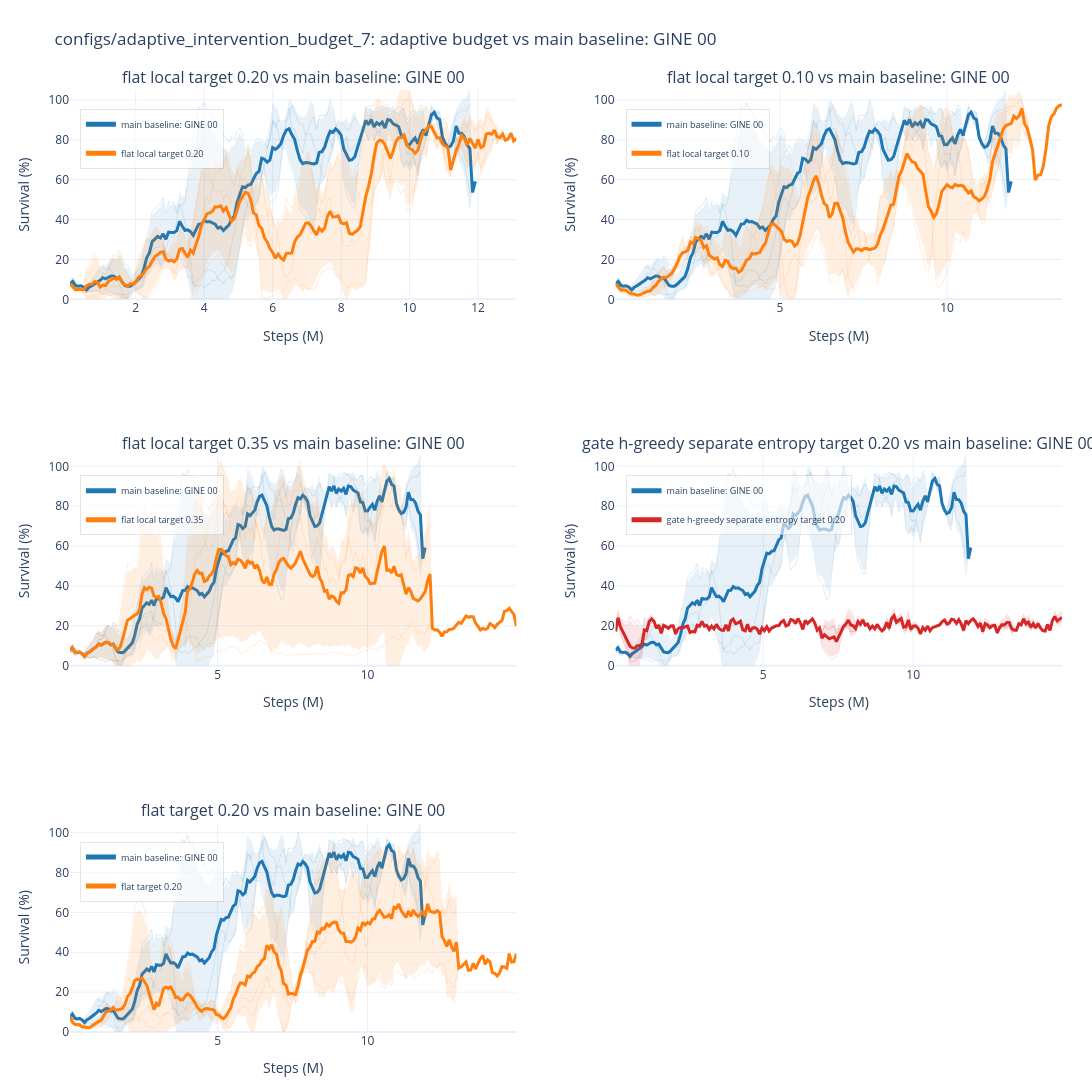

Notebook source saved alongside this figure:
### Markdown cell above
## Adaptive Intervention Budget 7

### Code cell
AIB_BASELINE_SOURCE = "gine_best2"  # options: "gine_best2", "hvg", "phase4_sparse"
aib_result = wm.plot_adaptive_intervention_budget_7_comparisons(baseline_source=AIB_BASELINE_SOURCE)
aib_result["fig"]

### Figure 1 — Plotly figure (JSON) as saved in the notebook; plotly's stock layout.template omitted (floating-point values rounded to 4 significant figures; data arrays with more than 128 entries replaced by an {"elided": "..."} marker saying what was removed)
{"data": [{"hovertemplate": "<b>best_00_shared_actor_gnn_gine_a4_concat_flat_critic_gnn_legacy_update_s0</b><br>step: %{x:.2f}M<br>smoothed value: %{y:.3f}<extra></extra>", "legend": "legend", "legendgroup": "mean_subplot1:main baseline: GINE 00", "line": {"color": "#1f77b4", "dash": "solid", "width": 1}, "mode": "lines", "name": "main baseline: GINE 00 member", "opacity": 0.14, "showlegend": false, "type": "scatter", "x": {"elided": "147 float values"}, "xaxis": "x", "y": {"elided": "147 float values"}, "yaxis": "y"}, {"hovertemplate": "<b>best_00_shared_actor_gnn_gine_a4_concat_flat_critic_gnn_legacy_update_s1</b><br>step: %{x:.2f}M<br>smoothed value: %{y:.3f}<extra></extra>", "legend": "legend", "legendgroup": "mean_subplot1:main baseline: GINE 00", "line": {"color": "#1f77b4", "dash": "solid", "width": 1}, "mode": "lines", "name": "main baseline: GINE 00 member", "opacity": 0.14, "showlegend": false, "type": "scatter", "x": {"elided": "130 float values"}, "xaxis": "x", "y": {"elided": "130 float values"}, "yaxis": "y"}, {"hovertemplate": "<b>best_00_shared_actor_gnn_gine_a4_concat_flat_critic_gnn_legacy_update_s2</b><br>step: %{x:.2f}M<br>smoothed value: %{y:.3f}<extra></extra>", "legend": "legend", "legendgroup": "mean_subplot1:main baseline: GINE 00", "line": {"color": "#1f77b4", "dash": "solid", "width": 1}, "mode": "lines", "name": "main baseline: GINE 00 member", "opacity": 0.14, "showlegend": false, "type": "scatter", "x": {"elided": "149 float values"}, "xaxis": "x", "y": {"elided": "149 float values"}, "yaxis": "y"}, {"fill": "toself", "fillcolor": "rgba(31,119,180,0.1)", "hoverinfo": "skip", "legend": "legend", "legendgroup": "mean_subplot1:main baseline: GINE 00", "line": {"color": "rgba(0,0,0,0)", "width": 0}, "mode": "lines", "name": "main baseline: GINE 00 std", "showlegend": false, "type": "scatter", "x": {"elided": "298 float values"}, "xaxis": "x", "y": {"elided": "298 float values"}, "yaxis": "y"}, {"customdata": {"elided": "149 int values"}, "hovertemplate": "<b>main baseline: GINE 00</b><br>metric: test/charts/episodic_survival<br>runs at step: %{customdata}<br>step: %{x:.2f}M<br>mean of smoothed seeds: %{y:.3f}<extra></extra>", "legend": "legend", "legendgroup": "mean_subplot1:main baseline: GINE 00", "line": {"color": "#1f77b4", "dash": "solid", "width": 3}, "mode": "lines", "name": "main baseline: GINE 00", "opacity": 1, "showlegend": true, "type": "scatter", "x": {"elided": "149 float values"}, "xaxis": "x", "y": {"elided": "149 float values"}, "yaxis": "y"}, {"hovertemplate": "<b>aib_00_flat_local_t020_s0 </b><br>step: %{x:.2f}M<br>smoothed value: %{y:.3f}<extra></extra>", "legend": "legend", "legendgroup": "mean_subplot1:flat local target 0.20", "line": {"color": "#ff7f0e", "dash": "solid", "width": 1}, "mode": "lines", "name": "flat local target 0.20 member", "opacity": 0.14, "showlegend": false, "type": "scatter", "x": {"elided": "139 float values"}, "xaxis": "x", "y": {"elided": "139 float values"}, "yaxis": "y"}, {"hovertemplate": "<b>aib_00_flat_local_t020_s1</b><br>step: %{x:.2f}M<br>smoothed value: %{y:.3f}<extra></extra>", "legend": "legend", "legendgroup": "mean_subplot1:flat local target 0.20", "line": {"color": "#ff7f0e", "dash": "solid", "width": 1}, "mode": "lines", "name": "flat local target 0.20 member", "opacity": 0.14, "showlegend": false, "type": "scatter", "x": {"elided": "164 float values"}, "xaxis": "x", "y": {"elided": "164 float values"}, "yaxis": "y"}, {"hovertemplate": "<b>aib_00_flat_local_t020_s2</b><br>step: %{x:.2f}M<br>smoothed value: %{y:.3f}<extra></extra>", "legend": "legend", "legendgroup": "mean_subplot1:flat local target 0.20", "line": {"color": "#ff7f0e", "dash": "solid", "width": 1}, "mode": "lines", "name": "flat local target 0.20 member", "opacity": 0.14, "showlegend": false, "type": "scatter", "x": {"elided": "159 float values"}, "xaxis": "x", "y": {"elided": "159 float values"}, "yaxis": "y"}, {"fill": "toself", "fillcolor": "rgba(255,127,14,0.12)", "hoverinfo": "skip", "legend": "legend", "legendgroup": "mean_subplot1:flat local target 0.20", "line": {"color": "rgba(0,0,0,0)", "width": 0}, "mode": "lines", "name": "flat local target 0.20 std", "showlegend": false, "type": "scatter", "x": {"elided": "328 float values"}, "xaxis": "x", "y": {"elided": "328 float values"}, "yaxis": "y"}, {"customdata": {"elided": "164 int values"}, "hovertemplate": "<b>flat local target 0.20</b><br>metric: test/charts/episodic_survival<br>runs at step: %{customdata}<br>step: %{x:.2f}M<br>mean of smoothed seeds: %{y:.3f}<extra></extra>", "legend": "legend", "legendgroup": "mean_subplot1:flat local target 0.20", "line": {"color": "#ff7f0e", "dash": "solid", "width": 3}, "mode": "lines", "name": "flat local target 0.20", "opacity": 1, "showlegend": true, "type": "scatter", "x": {"elided": "164 float values"}, "xaxis": "x", "y": {"elided": "164 float values"}, "yaxis": "y"}, {"hovertemplate": "<b>best_00_shared_actor_gnn_gine_a4_concat_flat_critic_gnn_legacy_update_s0</b><br>step: %{x:.2f}M<br>smoothed value: %{y:.3f}<extra></extra>", "legend": "legend2", "legendgroup": "mean_subplot2:main baseline: GINE 00", "line": {"color": "#1f77b4", "dash": "solid", "width": 1}, "mode": "lines", "name": "main baseline: GINE 00 member", "opacity": 0.14, "showlegend": false, "type": "scatter", "x": {"elided": "147 float values"}, "xaxis": "x2", "y": {"elided": "147 float values"}, "yaxis": "y2"}, {"hovertemplate": "<b>best_00_shared_actor_gnn_gine_a4_concat_flat_critic_gnn_legacy_update_s1</b><br>step: %{x:.2f}M<br>smoothed value: %{y:.3f}<extra></extra>", "legend": "legend2", "legendgroup": "mean_subplot2:main baseline: GINE 00", "line": {"color": "#1f77b4", "dash": "solid", "width": 1}, "mode": "lines", "name": "main baseline: GINE 00 member", "opacity": 0.14, "showlegend": false, "type": "scatter", "x": {"elided": "130 float values"}, "xaxis": "x2", "y": {"elided": "130 float values"}, "yaxis": "y2"}, {"hovertemplate": "<b>best_00_shared_actor_gnn_gine_a4_concat_flat_critic_gnn_legacy_update_s2</b><br>step: %{x:.2f}M<br>smoothed value: %{y:.3f}<extra></extra>", "legend": "legend2", "legendgroup": "mean_subplot2:main baseline: GINE 00", "line": {"color": "#1f77b4", "dash": "solid", "width": 1}, "mode": "lines", "name": "main baseline: GINE 00 member", "opacity": 0.14, "showlegend": false, "type": "scatter", "x": {"elided": "149 float values"}, "xaxis": "x2", "y": {"elided": "149 float values"}, "yaxis": "y2"}, {"fill": "toself", "fillcolor": "rgba(31,119,180,0.1)", "hoverinfo": "skip", "legend": "legend2", "legendgroup": "mean_subplot2:main baseline: GINE 00", "line": {"color": "rgba(0,0,0,0)", "width": 0}, "mode": "lines", "name": "main baseline: GINE 00 std", "showlegend": false, "type": "scatter", "x": {"elided": "298 float values"}, "xaxis": "x2", "y": {"elided": "298 float values"}, "yaxis": "y2"}, {"customdata": {"elided": "149 int values"}, "hovertemplate": "<b>main baseline: GINE 00</b><br>metric: test/charts/episodic_survival<br>runs at step: %{customdata}<br>step: %{x:.2f}M<br>mean of smoothed seeds: %{y:.3f}<extra></extra>", "legend": "legend2", "legendgroup": "mean_subplot2:main baseline: GINE 00", "line": {"color": "#1f77b4", "dash": "solid", "width": 3}, "mode": "lines", "name": "main baseline: GINE 00", "opacity": 1, "showlegend": true, "type": "scatter", "x": {"elided": "149 float values"}, "xaxis": "x2", "y": {"elided": "149 float values"}, "yaxis": "y2"}, {"hovertemplate": "<b>aib_01_flat_local_t010_s0</b><br>step: %{x:.2f}M<br>smoothed value: %{y:.3f}<extra></extra>", "legend": "legend2", "legendgroup": "mean_subplot2:flat local target 0.10", "line": {"color": "#ff7f0e", "dash": "solid", "width": 1}, "mode": "lines", "name": "flat local target 0.10 member", "opacity": 0.14, "showlegend": false, "type": "scatter", "x": {"elided": "168 float values"}, "xaxis": "x2", "y": {"elided": "168 float values"}, "yaxis": "y2"}, {"hovertemplate": "<b>aib_01_flat_local_t010_s1</b><br>step: %{x:.2f}M<br>smoothed value: %{y:.3f}<extra></extra>", "legend": "legend2", "legendgroup": "mean_subplot2:flat local target 0.10", "line": {"color": "#ff7f0e", "dash": "solid", "width": 1}, "mode": "lines", "name": "flat local target 0.10 member", "opacity": 0.14, "showlegend": false, "type": "scatter", "x": {"elided": "153 float values"}, "xaxis": "x2", "y": {"elided": "153 float values"}, "yaxis": "y2"}, {"hovertemplate": "<b>aib_01_flat_local_t010_s2</b><br>step: %{x:.2f}M<br>smoothed value: %{y:.3f}<extra></extra>", "legend": "legend2", "legendgroup": "mean_subplot2:flat local target 0.10", "line": {"color": "#ff7f0e", "dash": "solid", "width": 1}, "mode": "lines", "name": "flat local target 0.10 member", "opacity": 0.14, "showlegend": false, "type": "scatter", "x": {"elided": "157 float values"}, "xaxis": "x2", "y": {"elided": "157 float values"}, "yaxis": "y2"}, {"fill": "toself", "fillcolor": "rgba(255,127,14,0.12)", "hoverinfo": "skip", "legend": "legend2", "legendgroup": "mean_subplot2:flat local target 0.10", "line": {"color": "rgba(0,0,0,0)", "width": 0}, "mode": "lines", "name": "flat local target 0.10 std", "showlegend": false, "type": "scatter", "x": {"elided": "336 float values"}, "xaxis": "x2", "y": {"elided": "336 float values"}, "yaxis": "y2"}, {"customdata": {"elided": "168 int values"}, "hovertemplate": "<b>flat local target 0.10</b><br>metric: test/charts/episodic_survival<br>runs at step: %{customdata}<br>step: %{x:.2f}M<br>mean of smoothed seeds: %{y:.3f}<extra></extra>", "legend": "legend2", "legendgroup": "mean_subplot2:flat local target 0.10", "line": {"color": "#ff7f0e", "dash": "solid", "width": 3}, "mode": "lines", "name": "flat local target 0.10", "opacity": 1, "showlegend": true, "type": "scatter", "x": {"elided": "168 float values"}, "xaxis": "x2", "y": {"elided": "168 float values"}, "yaxis": "y2"}, {"hovertemplate": "<b>best_00_shared_actor_gnn_gine_a4_concat_flat_critic_gnn_legacy_update_s0</b><br>step: %{x:.2f}M<br>smoothed value: %{y:.3f}<extra></extra>", "legend": "legend3", "legendgroup": "mean_subplot3:main baseline: GINE 00", "line": {"color": "#1f77b4", "dash": "solid", "width": 1}, "mode": "lines", "name": "main baseline: GINE 00 member", "opacity": 0.14, "showlegend": false, "type": "scatter", "x": {"elided": "147 float values"}, "xaxis": "x3", "y": {"elided": "147 float values"}, "yaxis": "y3"}, {"hovertemplate": "<b>best_00_shared_actor_gnn_gine_a4_concat_flat_critic_gnn_legacy_update_s1</b><br>step: %{x:.2f}M<br>smoothed value: %{y:.3f}<extra></extra>", "legend": "legend3", "legendgroup": "mean_subplot3:main baseline: GINE 00", "line": {"color": "#1f77b4", "dash": "solid", "width": 1}, "mode": "lines", "name": "main baseline: GINE 00 member", "opacity": 0.14, "showlegend": false, "type": "scatter", "x": {"elided": "130 float values"}, "xaxis": "x3", "y": {"elided": "130 float values"}, "yaxis": "y3"}, {"hovertemplate": "<b>best_00_shared_actor_gnn_gine_a4_concat_flat_critic_gnn_legacy_update_s2</b><br>step: %{x:.2f}M<br>smoothed value: %{y:.3f}<extra></extra>", "legend": "legend3", "legendgroup": "mean_subplot3:main baseline: GINE 00", "line": {"color": "#1f77b4", "dash": "solid", "width": 1}, "mode": "lines", "name": "main baseline: GINE 00 member", "opacity": 0.14, "showlegend": false, "type": "scatter", "x": {"elided": "149 float values"}, "xaxis": "x3", "y": {"elided": "149 float values"}, "yaxis": "y3"}, {"fill": "toself", "fillcolor": "rgba(31,119,180,0.1)", "hoverinfo": "skip", "legend": "legend3", "legendgroup": "mean_subplot3:main baseline: GINE 00", "line": {"color": "rgba(0,0,0,0)", "width": 0}, "mode": "lines", "name": "main baseline: GINE 00 std", "showlegend": false, "type": "scatter", "x": {"elided": "298 float values"}, "xaxis": "x3", "y": {"elided": "298 float values"}, "yaxis": "y3"}, {"customdata": {"elided": "149 int values"}, "hovertemplate": "<b>main baseline: GINE 00</b><br>metric: test/charts/episodic_survival<br>runs at step: %{customdata}<br>step: %{x:.2f}M<br>mean of smoothed seeds: %{y:.3f}<extra></extra>", "legend": "legend3", "legendgroup": "mean_subplot3:main baseline: GINE 00", "line": {"color": "#1f77b4", "dash": "solid", "width": 3}, "mode": "lines", "name": "main baseline: GINE 00", "opacity": 1, "showlegend": true, "type": "scatter", "x": {"elided": "149 float values"}, "xaxis": "x3", "y": {"elided": "149 float values"}, "yaxis": "y3"}, {"hovertemplate": "<b>aib_02_flat_local_t035_s0</b><br>step: %{x:.2f}M<br>smoothed value: %{y:.3f}<extra></extra>", "legend": "legend3", "legendgroup": "mean_subplot3:flat local target 0.35", "line": {"color": "#ff7f0e", "dash": "solid", "width": 1}, "mode": "lines", "name": "flat local target 0.35 member", "opacity": 0.14, "showlegend": false, "type": "scatter", "x": {"elided": "151 float values"}, "xaxis": "x3", "y": {"elided": "151 float values"}, "yaxis": "y3"}, {"hovertemplate": "<b>aib_02_flat_local_t035_s1</b><br>step: %{x:.2f}M<br>smoothed value: %{y:.3f}<extra></extra>", "legend": "legend3", "legendgroup": "mean_subplot3:flat local target 0.35", "line": {"color": "#ff7f0e", "dash": "solid", "width": 1}, "mode": "lines", "name": "flat local target 0.35 member", "opacity": 0.14, "showlegend": false, "type": "scatter", "x": {"elided": "132 float values"}, "xaxis": "x3", "y": {"elided": "132 float values"}, "yaxis": "y3"}, {"hovertemplate": "<b>aib_02_flat_local_t035_s2</b><br>step: %{x:.2f}M<br>smoothed value: %{y:.3f}<extra></extra>", "legend": "legend3", "legendgroup": "mean_subplot3:flat local target 0.35", "line": {"color": "#ff7f0e", "dash": "solid", "width": 1}, "mode": "lines", "name": "flat local target 0.35 member", "opacity": 0.14, "showlegend": false, "type": "scatter", "x": {"elided": "187 float values"}, "xaxis": "x3", "y": {"elided": "187 float values"}, "yaxis": "y3"}, {"fill": "toself", "fillcolor": "rgba(255,127,14,0.12)", "hoverinfo": "skip", "legend": "legend3", "legendgroup": "mean_subplot3:flat local target 0.35", "line": {"color": "rgba(0,0,0,0)", "width": 0}, "mode": "lines", "name": "flat local target 0.35 std", "showlegend": false, "type": "scatter", "x": {"elided": "374 float values"}, "xaxis": "x3", "y": {"elided": "374 float values"}, "yaxis": "y3"}, {"customdata": {"elided": "187 int values"}, "hovertemplate": "<b>flat local target 0.35</b><br>metric: test/charts/episodic_survival<br>runs at step: %{customdata}<br>step: %{x:.2f}M<br>mean of smoothed seeds: %{y:.3f}<extra></extra>", "legend": "legend3", "legendgroup": "mean_subplot3:flat local target 0.35", "line": {"color": "#ff7f0e", "dash": "solid", "width": 3}, "mode": "lines", "name": "flat local target 0.35", "opacity": 1, "showlegend": true, "type": "scatter", "x": {"elided": "187 float values"}, "xaxis": "x3", "y": {"elided": "187 float values"}, "yaxis": "y3"}, {"hovertemplate": "<b>best_00_shared_actor_gnn_gine_a4_concat_flat_critic_gnn_legacy_update_s0</b><br>step: %{x:.2f}M<br>smoothed value: %{y:.3f}<extra></extra>", "legend": "legend4", "legendgroup": "mean_subplot4:main baseline: GINE 00", "line": {"color": "#1f77b4", "dash": "solid", "width": 1}, "mode": "lines", "name": "main baseline: GINE 00 member", "opacity": 0.14, "showlegend": false, "type": "scatter", "x": {"elided": "147 float values"}, "xaxis": "x4", "y": {"elided": "147 float values"}, "yaxis": "y4"}, {"hovertemplate": "<b>best_00_shared_actor_gnn_gine_a4_concat_flat_critic_gnn_legacy_update_s1</b><br>step: %{x:.2f}M<br>smoothed value: %{y:.3f}<extra></extra>", "legend": "legend4", "legendgroup": "mean_subplot4:main baseline: GINE 00", "line": {"color": "#1f77b4", "dash": "solid", "width": 1}, "mode": "lines", "name": "main baseline: GINE 00 member", "opacity": 0.14, "showlegend": false, "type": "scatter", "x": {"elided": "130 float values"}, "xaxis": "x4", "y": {"elided": "130 float values"}, "yaxis": "y4"}, {"hovertemplate": "<b>best_00_shared_actor_gnn_gine_a4_concat_flat_critic_gnn_legacy_update_s2</b><br>step: %{x:.2f}M<br>smoothed value: %{y:.3f}<extra></extra>", "legend": "legend4", "legendgroup": "mean_subplot4:main baseline: GINE 00", "line": {"color": "#1f77b4", "dash": "solid", "width": 1}, "mode": "lines", "name": "main baseline: GINE 00 member", "opacity": 0.14, "showlegend": false, "type": "scatter", "x": {"elided": "149 float values"}, "xaxis": "x4", "y": {"elided": "149 float values"}, "yaxis": "y4"}, {"fill": "toself", "fillcolor": "rgba(31,119,180,0.1)", "hoverinfo": "skip", "legend": "legend4", "legendgroup": "mean_subplot4:main baseline: GINE 00", "line": {"color": "rgba(0,0,0,0)", "width": 0}, "mode": "lines", "name": "main baseline: GINE 00 std", "showlegend": false, "type": "scatter", "x": {"elided": "298 float values"}, "xaxis": "x4", "y": {"elided": "298 float values"}, "yaxis": "y4"}, {"customdata": {"elided": "149 int values"}, "hovertemplate": "<b>main baseline: GINE 00</b><br>metric: test/charts/episodic_survival<br>runs at step: %{customdata}<br>step: %{x:.2f}M<br>mean of smoothed seeds: %{y:.3f}<extra></extra>", "legend": "legend4", "legendgroup": "mean_subplot4:main baseline: GINE 00", "line": {"color": "#1f77b4", "dash": "solid", "width": 3}, "mode": "lines", "name": "main baseline: GINE 00", "opacity": 1, "showlegend": true, "type": "scatter", "x": {"elided": "149 float values"}, "xaxis": "x4", "y": {"elided": "149 float values"}, "yaxis": "y4"}, {"hovertemplate": "<b>aib_03_gate_hgreedy_sep_local_t020_s0</b><br>step: %{x:.2f}M<br>smoothed value: %{y:.3f}<extra></extra>", "legend": "legend4", "legendgroup": "mean_subplot4:gate h-greedy separate entropy target 0.20", "line": {"color": "#d62728", "dash": "solid", "width": 1}, "mode": "lines", "name": "gate h-greedy separate entropy target 0.20 member", "opacity": 0.14, "showlegend": false, "type": "scatter", "x": {"elided": "187 float values"}, "xaxis": "x4", "y": {"elided": "187 float values"}, "yaxis": "y4"}, {"hovertemplate": "<b>aib_03_gate_hgreedy_sep_local_t020_s1</b><br>step: %{x:.2f}M<br>smoothed value: %{y:.3f}<extra></extra>", "legend": "legend4", "legendgroup": "mean_subplot4:gate h-greedy separate entropy target 0.20", "line": {"color": "#d62728", "dash": "solid", "width": 1}, "mode": "lines", "name": "gate h-greedy separate entropy target 0.20 member", "opacity": 0.14, "showlegend": false, "type": "scatter", "x": {"elided": "187 float values"}, "xaxis": "x4", "y": {"elided": "187 float values"}, "yaxis": "y4"}, {"hovertemplate": "<b>aib_03_gate_hgreedy_sep_local_t020_s2</b><br>step: %{x:.2f}M<br>smoothed value: %{y:.3f}<extra></extra>", "legend": "legend4", "legendgroup": "mean_subplot4:gate h-greedy separate entropy target 0.20", "line": {"color": "#d62728", "dash": "solid", "width": 1}, "mode": "lines", "name": "gate h-greedy separate entropy target 0.20 member", "opacity": 0.14, "showlegend": false, "type": "scatter", "x": {"elided": "187 float values"}, "xaxis": "x4", "y": {"elided": "187 float values"}, "yaxis": "y4"}, {"fill": "toself", "fillcolor": "rgba(214,39,40,0.12)", "hoverinfo": "skip", "legend": "legend4", "legendgroup": "mean_subplot4:gate h-greedy separate entropy target 0.20", "line": {"color": "rgba(0,0,0,0)", "width": 0}, "mode": "lines", "name": "gate h-greedy separate entropy target 0.20 std", "showlegend": false, "type": "scatter", "x": {"elided": "374 float values"}, "xaxis": "x4", "y": {"elided": "374 float values"}, "yaxis": "y4"}, {"customdata": {"elided": "187 int values"}, "hovertemplate": "<b>gate h-greedy separate entropy target 0.20</b><br>metric: test/charts/episodic_survival<br>runs at step: %{customdata}<br>step: %{x:.2f}M<br>mean of smoothed seeds: %{y:.3f}<extra></extra>", "legend": "legend4", "legendgroup": "mean_subplot4:gate h-greedy separate entropy target 0.20", "line": {"color": "#d62728", "dash": "solid", "width": 3}, "mode": "lines", "name": "gate h-greedy separate entropy target 0.20", "opacity": 1, "showlegend": true, "type": "scatter", "x": {"elided": "187 float values"}, "xaxis": "x4", "y": {"elided": "187 float values"}, "yaxis": "y4"}, {"hovertemplate": "<b>best_00_shared_actor_gnn_gine_a4_concat_flat_critic_gnn_legacy_update_s0</b><br>step: %{x:.2f}M<br>smoothed value: %{y:.3f}<extra></extra>", "legend": "legend5", "legendgroup": "mean_subplot5:main baseline: GINE 00", "line": {"color": "#1f77b4", "dash": "solid", "width": 1}, "mode": "lines", "name": "main baseline: GINE 00 member", "opacity": 0.14, "showlegend": false, "type": "scatter", "x": {"elided": "147 float values"}, "xaxis": "x5", "y": {"elided": "147 float values"}, "yaxis": "y5"}, {"hovertemplate": "<b>best_00_shared_actor_gnn_gine_a4_concat_flat_critic_gnn_legacy_update_s1</b><br>step: %{x:.2f}M<br>smoothed value: %{y:.3f}<extra></extra>", "legend": "legend5", "legendgroup": "mean_subplot5:main baseline: GINE 00", "line": {"color": "#1f77b4", "dash": "solid", "width": 1}, "mode": "lines", "name": "main baseline: GINE 00 member", "opacity": 0.14, "showlegend": false, "type": "scatter", "x": {"elided": "130 float values"}, "xaxis": "x5", "y": {"elided": "130 float values"}, "yaxis": "y5"}, {"hovertemplate": "<b>best_00_shared_actor_gnn_gine_a4_concat_flat_critic_gnn_legacy_update_s2</b><br>step: %{x:.2f}M<br>smoothed value: %{y:.3f}<extra></extra>", "legend": "legend5", "legendgroup": "mean_subplot5:main baseline: GINE 00", "line": {"color": "#1f77b4", "dash": "solid", "width": 1}, "mode": "lines", "name": "main baseline: GINE 00 member", "opacity": 0.14, "showlegend": false, "type": "scatter", "x": {"elided": "149 float values"}, "xaxis": "x5", "y": {"elided": "149 float values"}, "yaxis": "y5"}, {"fill": "toself", "fillcolor": "rgba(31,119,180,0.1)", "hoverinfo": "skip", "legend": "legend5", "legendgroup": "mean_subplot5:main baseline: GINE 00", "line": {"color": "rgba(0,0,0,0)", "width": 0}, "mode": "lines", "name": "main baseline: GINE 00 std", "showlegend": false, "type": "scatter", "x": {"elided": "298 float values"}, "xaxis": "x5", "y": {"elided": "298 float values"}, "yaxis": "y5"}, {"customdata": {"elided": "149 int values"}, "hovertemplate": "<b>main baseline: GINE 00</b><br>metric: test/charts/episodic_survival<br>runs at step: %{customdata}<br>step: %{x:.2f}M<br>mean of smoothed seeds: %{y:.3f}<extra></extra>", "legend": "legend5", "legendgroup": "mean_subplot5:main baseline: GINE 00", "line": {"color": "#1f77b4", "dash": "solid", "width": 3}, "mode": "lines", "name": "main baseline: GINE 00", "opacity": 1, "showlegend": true, "type": "scatter", "x": {"elided": "149 float values"}, "xaxis": "x5", "y": {"elided": "149 float values"}, "yaxis": "y5"}, {"hovertemplate": "<b>aib_04_flat_nonidle_t020_s0</b><br>step: %{x:.2f}M<br>smoothed value: %{y:.3f}<extra></extra>", "legend": "legend5", "legendgroup": "mean_subplot5:flat target 0.20", "line": {"color": "#ff7f0e", "dash": "solid", "width": 1}, "mode": "lines", "name": "flat target 0.20 member", "opacity": 0.14, "showlegend": false, "type": "scatter", "x": {"elided": "187 float values"}, "xaxis": "x5", "y": {"elided": "187 float values"}, "yaxis": "y5"}, {"hovertemplate": "<b>aib_04_flat_nonidle_t020_s1</b><br>step: %{x:.2f}M<br>smoothed value: %{y:.3f}<extra></extra>", "legend": "legend5", "legendgroup": "mean_subplot5:flat target 0.20", "line": {"color": "#ff7f0e", "dash": "solid", "width": 1}, "mode": "lines", "name": "flat target 0.20 member", "opacity": 0.14, "showlegend": false, "type": "scatter", "x": {"elided": "155 float values"}, "xaxis": "x5", "y": {"elided": "155 float values"}, "yaxis": "y5"}, {"hovertemplate": "<b>aib_04_flat_nonidle_t020_s2</b><br>step: %{x:.2f}M<br>smoothed value: %{y:.3f}<extra></extra>", "legend": "legend5", "legendgroup": "mean_subplot5:flat target 0.20", "line": {"color": "#ff7f0e", "dash": "solid", "width": 1}, "mode": "lines", "name": "flat target 0.20 member", "opacity": 0.14, "showlegend": false, "type": "scatter", "x": {"elided": "162 float values"}, "xaxis": "x5", "y": {"elided": "162 float values"}, "yaxis": "y5"}, {"fill": "toself", "fillcolor": "rgba(255,127,14,0.12)", "hoverinfo": "skip", "legend": "legend5", "legendgroup": "mean_subplot5:flat target 0.20", "line": {"color": "rgba(0,0,0,0)", "width": 0}, "mode": "lines", "name": "flat target 0.20 std", "showlegend": false, "type": "scatter", "x": {"elided": "374 float values"}, "xaxis": "x5", "y": {"elided": "374 float values"}, "yaxis": "y5"}, {"customdata": {"elided": "187 int values"}, "hovertemplate": "<b>flat target 0.20</b><br>metric: test/charts/episodic_survival<br>runs at step: %{customdata}<br>step: %{x:.2f}M<br>mean of smoothed seeds: %{y:.3f}<extra></extra>", "legend": "legend5", "legendgroup": "mean_subplot5:flat target 0.20", "line": {"color": "#ff7f0e", "dash": "solid", "width": 3}, "mode": "lines", "name": "flat target 0.20", "opacity": 1, "showlegend": true, "type": "scatter", "x": {"elided": "187 float values"}, "xaxis": "x5", "y": {"elided": "187 float values"}, "yaxis": "y5"}], "layout": {"annotations": [{"font": {"size": 16}, "showarrow": false, "text": "flat local target 0.20 vs main baseline: GINE 00", "x": 0.225, "xanchor": "center", "xref": "paper", "y": 1, "yanchor": "bottom", "yref": "paper"}, {"font": {"size": 16}, "showarrow": false, "text": "flat local target 0.10 vs main baseline: GINE 00", "x": 0.775, "xanchor": "center", "xref": "paper", "y": 1, "yanchor": "bottom", "yref": "paper"}, {"font": {"size": 16}, "showarrow": false, "text": "flat local target 0.35 vs main baseline: GINE 00", "x": 0.225, "xanchor": "center", "xref": "paper", "y": 0.6111, "yanchor": "bottom", "yref": "paper"}, {"font": {"size": 16}, "showarrow": false, "text": "gate h-greedy separate entropy target 0.20 vs main baseline: GINE 00", "x": 0.775, "xanchor": "center", "xref": "paper", "y": 0.6111, "yanchor": "bottom", "yref": "paper"}, {"font": {"size": 16}, "showarrow": false, "text": "flat target 0.20 vs main baseline: GINE 00", "x": 0.225, "xanchor": "center", "xref": "paper", "y": 0.2222, "yanchor": "bottom", "yref": "paper"}], "height": 1140, "hovermode": "x unified", "legend": {"bgcolor": "rgba(255,255,255,0.62)", "bordercolor": "rgba(0,0,0,0.10)", "borderwidth": 1, "font": {"size": 9}, "itemsizing": "constant", "orientation": "v", "x": 0.01, "xanchor": "left", "y": 0.98, "yanchor": "top"}, "legend2": {"bgcolor": "rgba(255,255,255,0.62)", "bordercolor": "rgba(0,0,0,0.10)", "borderwidth": 1, "font": {"size": 9}, "itemsizing": "constant", "orientation": "v", "x": 0.56, "xanchor": "left", "y": 0.98, "yanchor": "top"}, "legend3": {"bgcolor": "rgba(255,255,255,0.62)", "bordercolor": "rgba(0,0,0,0.10)", "borderwidth": 1, "font": {"size": 9}, "itemsizing": "constant", "orientation": "v", "x": 0.01, "xanchor": "left", "y": 0.5911, "yanchor": "top"}, "legend4": {"bgcolor": "rgba(255,255,255,0.62)", "bordercolor": "rgba(0,0,0,0.10)", "borderwidth": 1, "font": {"size": 9}, "itemsizing": "constant", "orientation": "v", "x": 0.56, "xanchor": "left", "y": 0.5911, "yanchor": "top"}, "legend5": {"bgcolor": "rgba(255,255,255,0.62)", "bordercolor": "rgba(0,0,0,0.10)", "borderwidth": 1, "font": {"size": 9}, "itemsizing": "constant", "orientation": "v", "x": 0.01, "xanchor": "left", "y": 0.2022, "yanchor": "top"}, "margin": {"b": 60, "l": 70, "r": 30, "t": 90}, "showlegend": true, "title": {"text": "configs/adaptive_intervention_budget_7: adaptive budget vs main baseline: GINE 00"}, "width": 1500, "xaxis": {"anchor": "y", "domain": [0, 0.45], "title": {"text": "Steps (M)"}}, "xaxis2": {"anchor": "y2", "domain": [0.55, 1], "title": {"text": "Steps (M)"}}, "xaxis3": {"anchor": "y3", "domain": [0, 0.45], "title": {"text": "Steps (M)"}}, "xaxis4": {"anchor": "y4", "domain": [0.55, 1], "title": {"text": "Steps (M)"}}, "xaxis5": {"anchor": "y5", "domain": [0, 0.45], "title": {"text": "Steps (M)"}}, "xaxis6": {"anchor": "y6", "domain": [0.55, 1]}, "yaxis": {"anchor": "x", "domain": [0.7778, 1], "range": [0, 105], "title": {"text": "Survival (%)"}}, "yaxis2": {"anchor": "x2", "domain": [0.7778, 1], "range": [0, 105], "title": {"text": "Survival (%)"}}, "yaxis3": {"anchor": "x3", "domain": [0.3889, 0.6111], "range": [0, 105], "title": {"text": "Survival (%)"}}, "yaxis4": {"anchor": "x4", "domain": [0.3889, 0.6111], "range": [0, 105], "title": {"text": "Survival (%)"}}, "yaxis5": {"anchor": "x5", "domain": [0, 0.2222], "range": [0, 105], "title": {"text": "Survival (%)"}}, "yaxis6": {"anchor": "x6", "domain": [0, 0.2222]}}}
